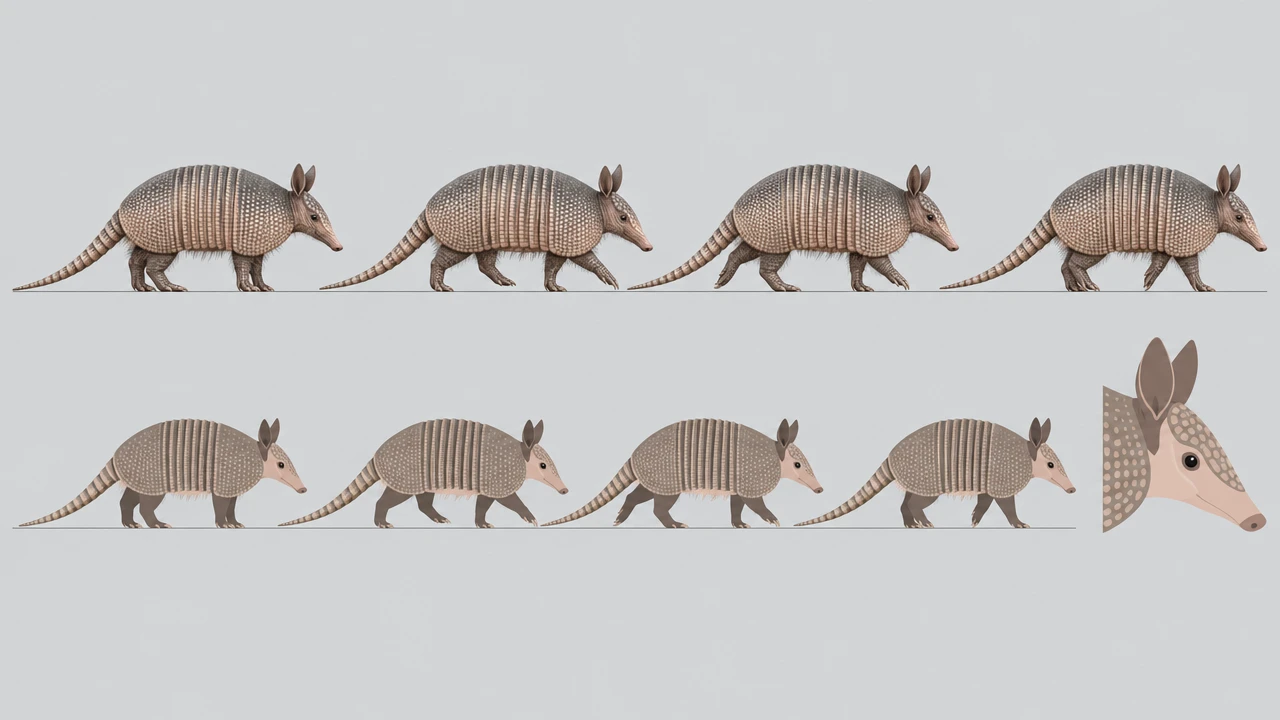
#> input picture referentie/dieren/darwin/gordeldier.webp, 1280 x 720 px
$ python seg.py ../gordeldier.webp
#> lines starting #> are read from the running program, lines starting #| are printed output that depends on the picture; after the words box and inside, x2 and y2 are one past the last pixel; in counts of white or black regions, pixels touching at a corner belong together
import cv2, numpy as np, sys
def seg(fn, thr=28):
#> called with fn = '../gordeldier.webp', thr = 28
    im = cv2.imread(fn); bg = np.median(im[5:15,5:200].reshape(-1,3),axis=0)
#> in seg, im is the input picture: shape (720, 1280, 3); mean B, G, R 197.5, 198, 199.5
#> after `bg = np.median(im[5:15, 5:200].reshape(-1, 3), axis=0)`: bg = [214, 212, 210]
    d = np.linalg.norm(im.astype(float)-bg,axis=2); m=(d>thr).astype(np.uint8)
#> after `d = np.linalg.norm(im.astype(float) - bg, axis=2)`:
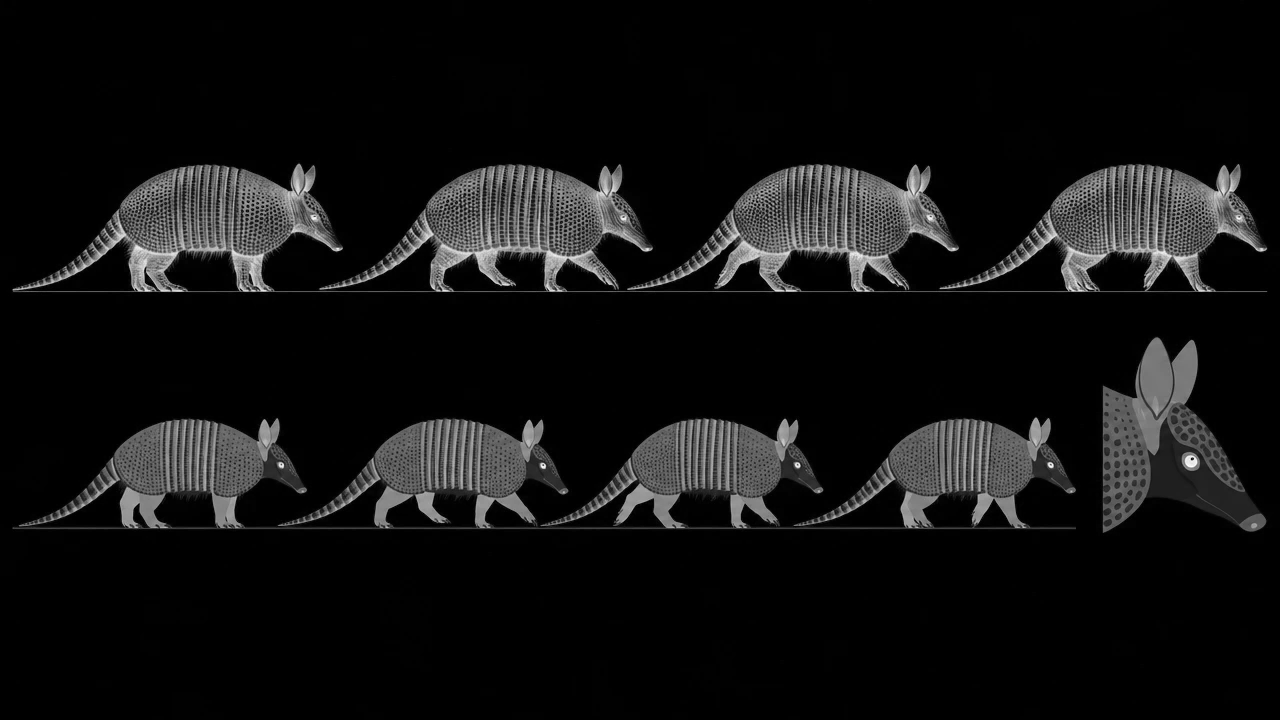
#> d: shape (720, 1280) float64; min 0, max 362.7, mean 24.9; drawn with min black and max white
#> after `m = (d > thr).astype(np.uint8)`:
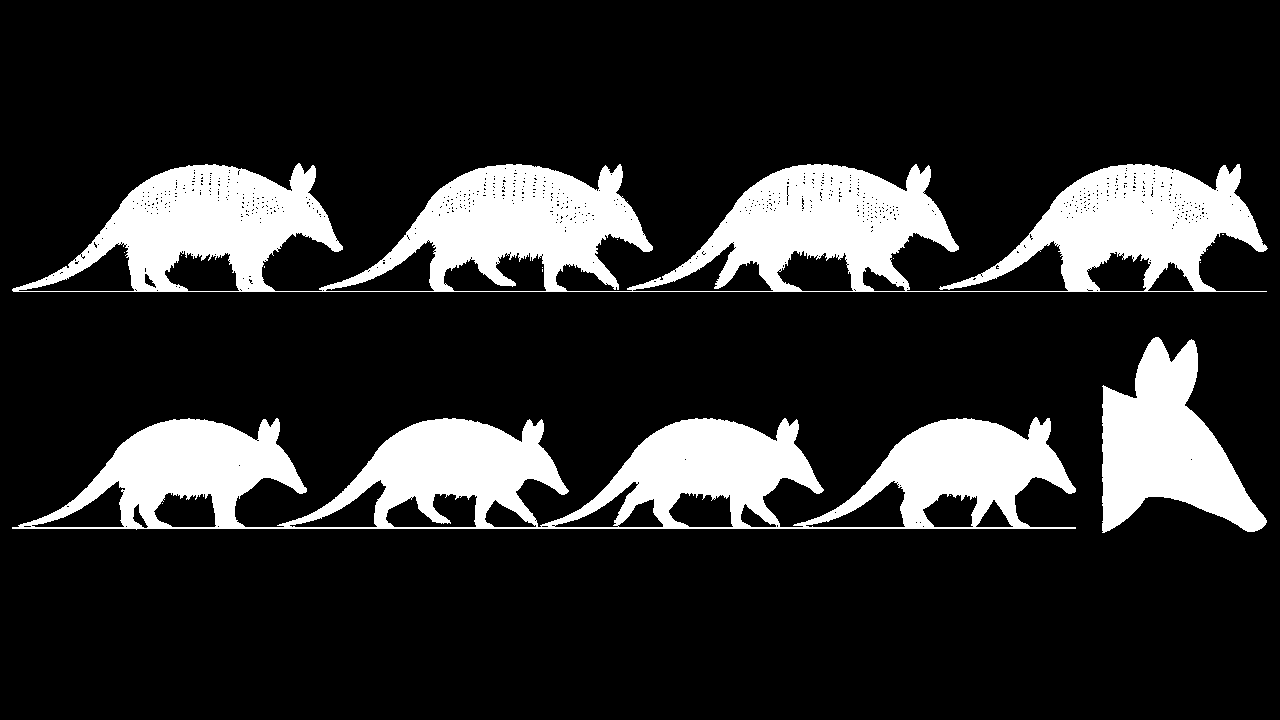
#> m: shape (720, 1280); values 0 (black) and 1 (white), 17.3% white; 15 white regions (12 under 20 px), largest, box (x1, y1, x2, y2) and area: (12, 163, 1268, 292) 81439, (12, 417, 1076, 530) 60571, (1102, 337, 1267, 533) 17364
    # grondlijnen: rijen die over >60% donker zijn
    r = m.mean(axis=1)>0.5; rows=[]
    i=0
    while i<len(r):
        if r[i]:
            j=i
            while j<len(r) and r[j]: j+=1
            if j-i<=3: rows+=list(range(i-1,j+1))
            i=j
        else: i+=1
#> after the loop, i = 720; j = 529; rows = [290, 291, 292, 526, 527, 528, 529]
    m2 = m.copy(); m2[rows]=0
#> after `m2[rows] = 0`:
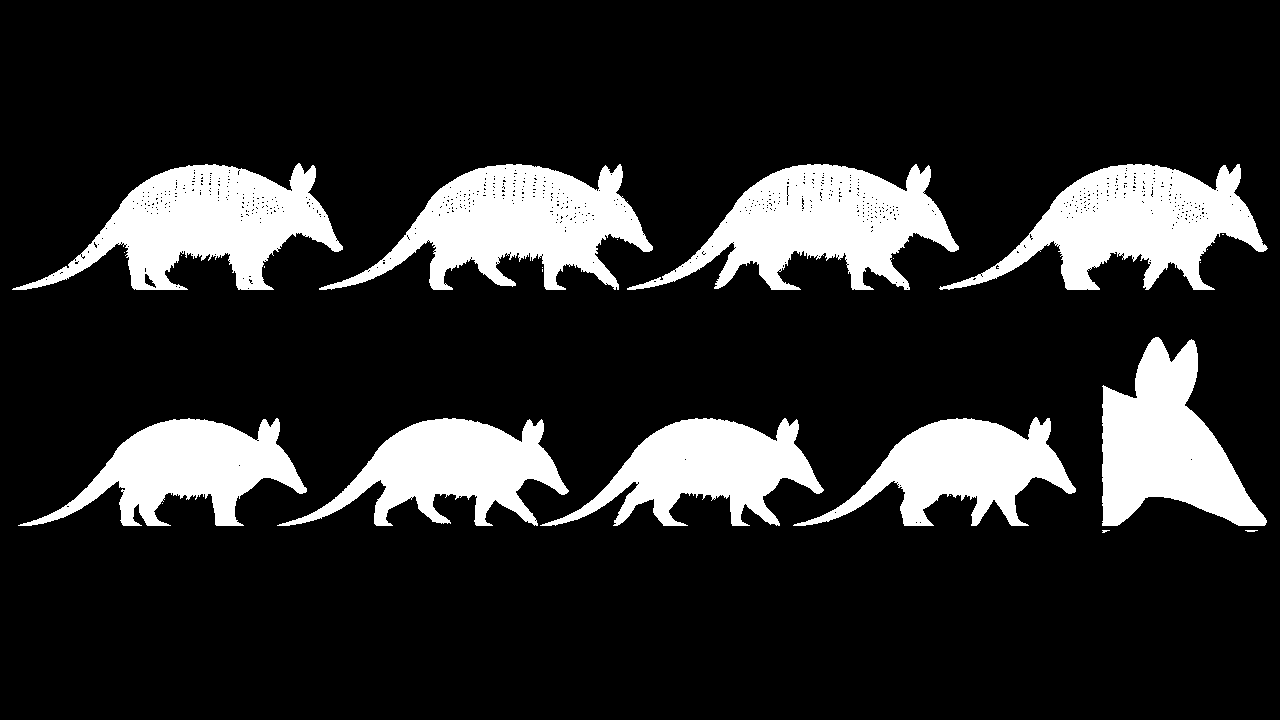
#> m2: shape (720, 1280); values 0 (black) and 1 (white), 16.9% white; 23 white regions (13 under 20 px), largest, box (x1, y1, x2, y2) and area: (319, 164, 653, 290) 20515, (627, 164, 959, 290) 20279, (12, 163, 343, 290) 19790
    m2 = cv2.morphologyEx(m2, cv2.MORPH_CLOSE, np.ones((3,3),np.uint8))
#> m2: shape (720, 1280); values 0 (black) and 1 (white), 17.1% white; 10 white regions (1 under 20 px), largest, box (x1, y1, x2, y2) and area: (277, 418, 824, 526) 29700, (319, 164, 653, 290) 20958, (627, 164, 959, 290) 20690
    n,lab,st,cen = cv2.connectedComponentsWithStats(m2)
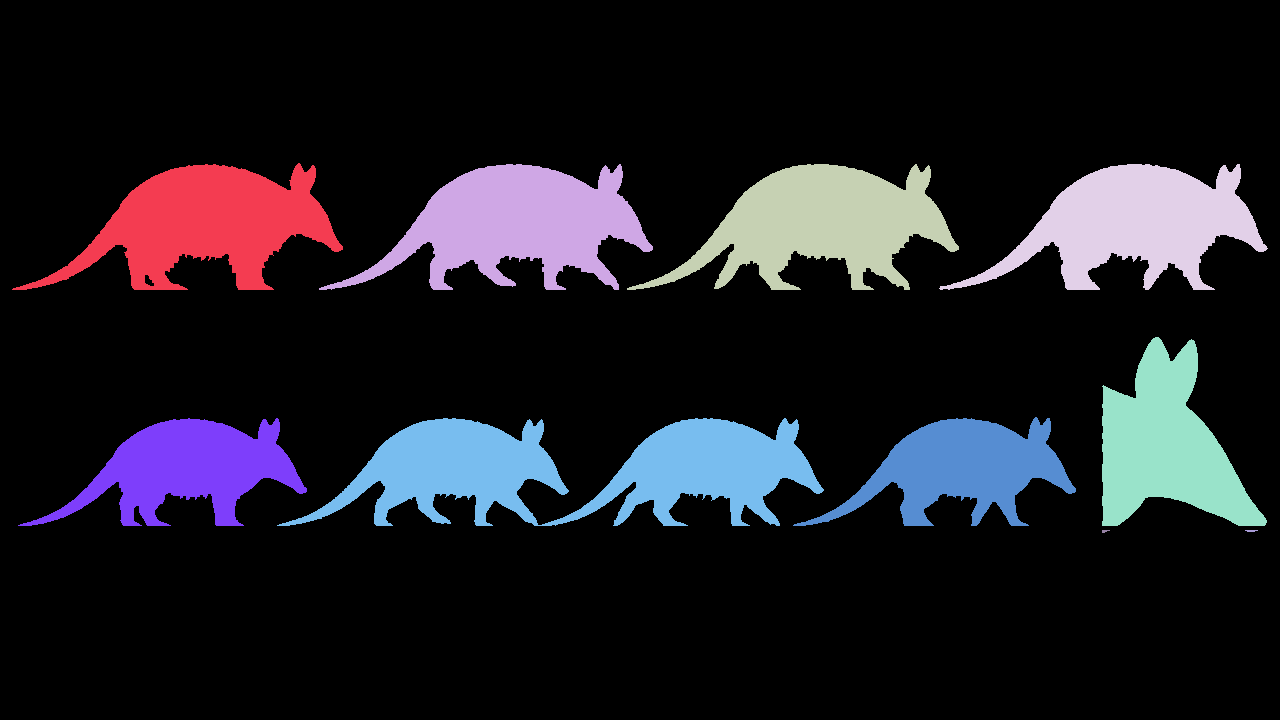
#> lab: shape (720, 1280) int32; 11 distinct labels, from 0 to 10; one colour per label, 0 black
#> n = 11; st = [[0, 0, 1280, 720, 764343], [12, 163, 331, 127, 20215], [319, 164, 334, 126, 20958], [627, 164, 332, 126, 20690], [939, 164, 329, 126, 19763], [1102, 337, 165, 189, 17206], [793, 417, 283, 109, 14157], [18, 418, 289, 108, 14531], [277, 418, 547, 108, 29700], [1102, 530, 8, 3, 16], [1245, 530, 13, 2, 21]]; cen = [[629.8, 363.6], [205.8, 224], [516.9, 224.4], [821.3, 224.3], [1134.8, 223.7], [1165.9, 445.3], [961.5, 468.8], [187.4, 469], [577.7, 469.3], [1104.6, 530.7], [1250.8, 530.4]]
    out=[tuple(int(v) for v in st[i]) for i in range(1,n) if st[i][4]>800]
#> out = [(12, 163, 331, 127, 20215), (319, 164, 334, 126, 20958), (627, 164, 332, 126, 20690), (939, 164, 329, 126, 19763), (1102, 337, 165, 189, 17206), (793, 417, 283, 109, 14157), (18, 418, 289, 108, 14531), (277, 418, 547, 108, 29700)]
    return im,m2,sorted(out,key=lambda b:(b[1]//200,b[0])),bg,rows
if __name__=='__main__':
    for fn in sys.argv[1:]:
        im,m,o,bg,rows=seg(fn); print(fn,bg,'grondrijen',rows)
#> after `im, m, o, bg, rows = seg(fn)`: o = [(12, 163, 331, 127, 20215), (319, 164, 334, 126, 20958), (627, 164, 332, 126, 20690), (939, 164, 329, 126, 19763), (1102, 337, 165, 189, 17206), (18, 418, 289, 108, 14531), (277, 418, 547, 108, 29700), (793, 417, 283, 109, 14157)]; bg = [214, 212, 210]; rows = [290, 291, 292, 526, 527, 528, 529]
        for b in o: print('  ',b)
#> this loop made 8 passes
#|    (12, 163, 331, 127, 20215)
#|    (319, 164, 334, 126, 20958)
#|    (627, 164, 332, 126, 20690)
#|    (939, 164, 329, 126, 19763)
#|    (1102, 337, 165, 189, 17206)
#|    (18, 418, 289, 108, 14531)
#|    (277, 418, 547, 108, 29700)
#|    (793, 417, 283, 109, 14157)

$ run again, on referentie/dieren/darwin/z_luia.png
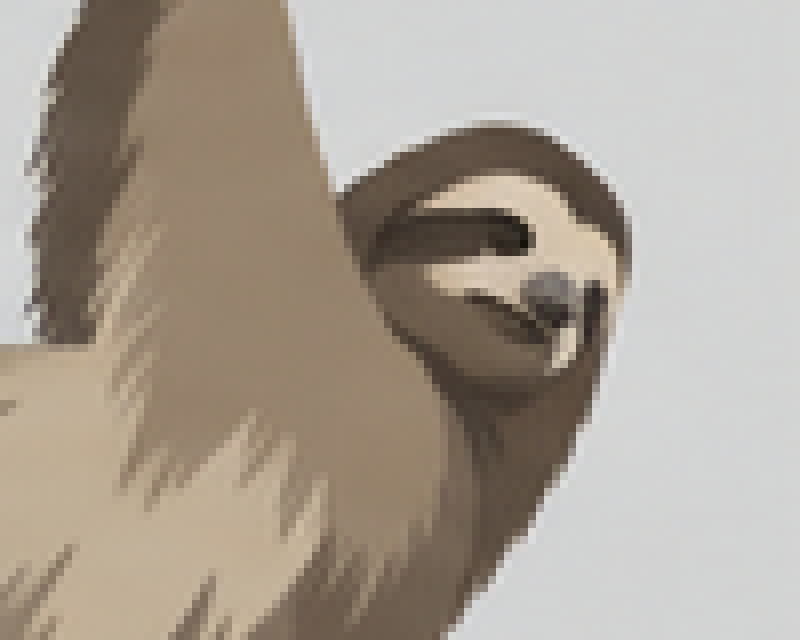
#> input picture referentie/dieren/darwin/z_luia.png, 800 x 640 px
#> in seg, im is the input picture: shape (640, 800, 3); mean B, G, R 148.2, 159.6, 169.6
#> in seg, `bg = np.median(im[5:15, 5:200].reshape(-1, 3), axis=0)`: bg = [112, 125, 142]
#> in seg, `m = (d > thr).astype(np.uint8)`:
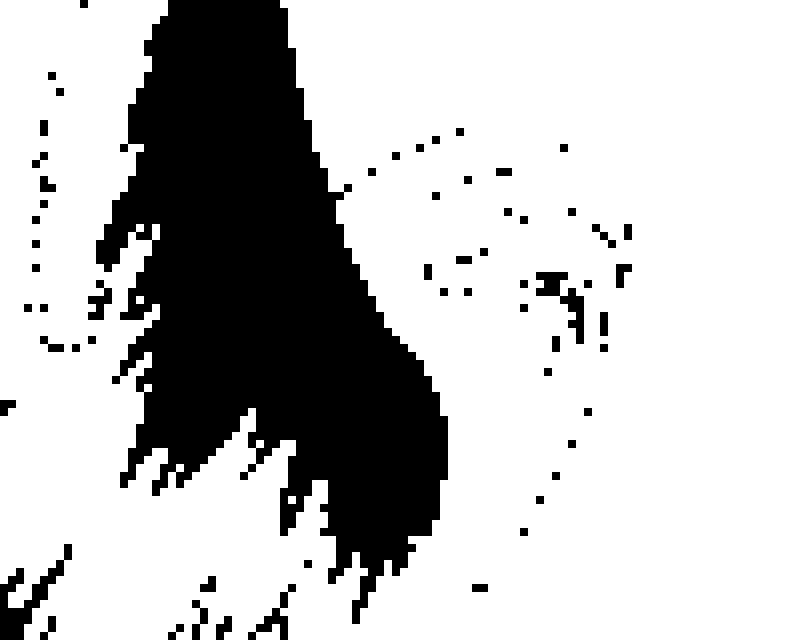
#> m: shape (640, 800); values 0 (black) and 1 (white), 75.6% white; 60 black regions, largest, box (x1, y1, x2, y2) and area: (96, 0, 448, 624) 114432, (0, 544, 72, 640) 2176, (536, 272, 584, 344) 1280
#> the loop in seg, `while i<len(r):` made 1 pass
#> i on pass 1: 640
#> after the loop in seg, `while i<len(r):`: i = 640; rows = []
#> in seg, `n,lab,st,cen = cv2.connectedComponentsWithStats(m2)`:
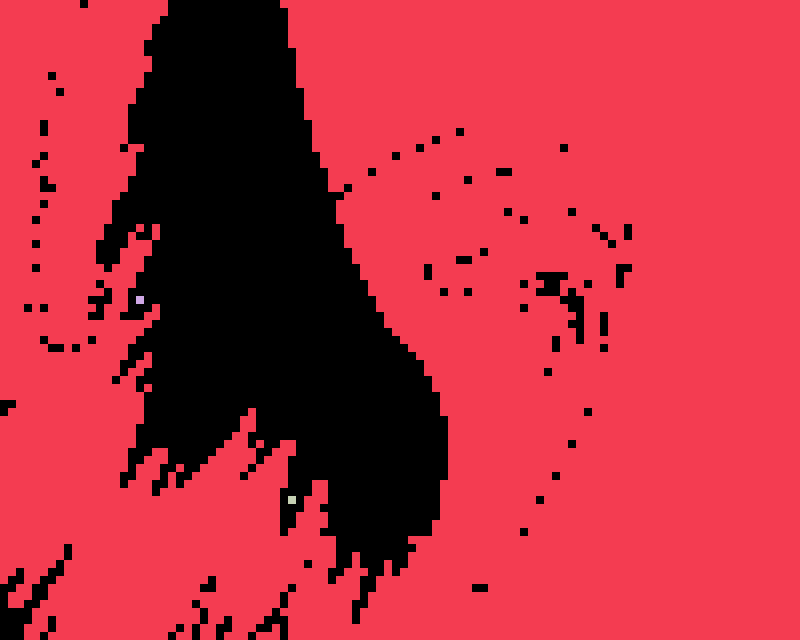
#> lab: shape (640, 800) int32; 4 distinct labels, from 0 to 3; one colour per label, 0 black
#> n = 4; st = [[0, 0, 632, 640, 124800], [0, 0, 800, 640, 387072], [136, 296, 8, 8, 64], [288, 496, 8, 8, 64]]; cen = [[265.9, 302.7], [442.6, 324.9], [139.5, 299.5], [291.5, 499.5]]
#> out = [(0, 0, 800, 640, 387072)]
#> `im, m, o, bg, rows = seg(fn)`: bg = [112, 125, 142]; rows = []
#> the loop `for b in o: print('  ',b)` made 1 pass
#> (printed output is left out)
